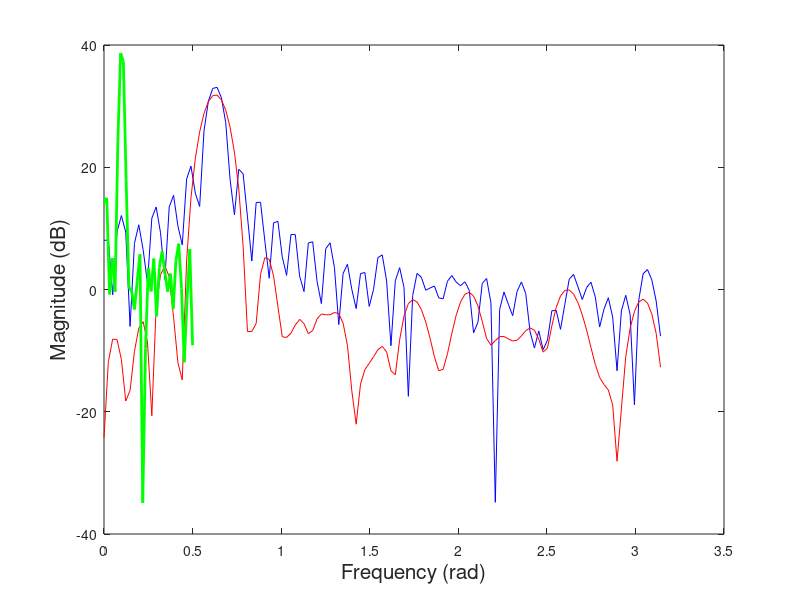

MATLAB code to generate this figure: (Note: this script raises an error after producing the figure.)
% Discrete Time Signal Processing Lab 8
% Spectrum estimation of a random signal
% MATLAB version R2018a
% Date : 23-03-2021

clc;
clear;
close all;

A = 20;
w0 = 0.2*pi;
N = [64 128]; % Number of data points used.

for j=1:length(N)
    n = 0:N(j)-1;
    
    % Plot of periodogram of sinusoid with noise
    noise = randn(1,N(j));
    x = A*sin(n*w0) + noise;
    [pxx_s,w_s] = periodogram(x);
    
    % Plot of periodogram using Bartlett method
    bw = bartlett(N(j));
    [pxx_b,w_b] = periodogram(x,bw);
    
    % Plot of periodogram using Welch method
    [pxx_w,w_w] = pwelch(x,N(j));
    
    % Plotting the graphs
    plot(w_s,10*log10(pxx_s),'b',w_b,10*log10(pxx_b),'r',w_w,10*log10(pxx_w),'g','LineWidth',2);
    xlabel('Frequency (rad)','FontSize',15);
    ylabel('Magnitude (dB)','FontSize',15);
    title("Periodogram of Sinusoid with noise ; N = " + num2str(N(j)),'FontSize',15);
    legend('Periodogram','Bartlett','Welch');
    ax = gca();
    set(ax,'FontSize',15);
    grid on;
    figure();
    
    % Plot of periodogram of white noise
    plot(n,10*log10(abs(noise)),'b','LineWidth',2);
    xlabel('Frequency (rad)','FontSize',15);
    ylabel('Magnitude (dB)','FontSize',15);
    title("Periodogram of White Noise ; N = " + num2str(N(j)),'FontSize',15);
    ax = gca();
    set(ax,'FontSize',15);
    grid on;
    figure();
    
    % Plot of periodogram using Yule-Walker method (AR)
    [pxx_y,w_y] = pyulear(x,2);
    plot(w_y,10*log10(pxx_y),'b','LineWidth',2);
    xlabel('Frequency (rad)','FontSize',15);
    ylabel('Magnitude (dB)','FontSize',15);
    title("Periodogram using Yule-walker method ; N = " + num2str(N(j)),'FontSize',15);
    ax = gca();
    set(ax,'FontSize',15);
    grid on;
    figure();
    
end
close;
